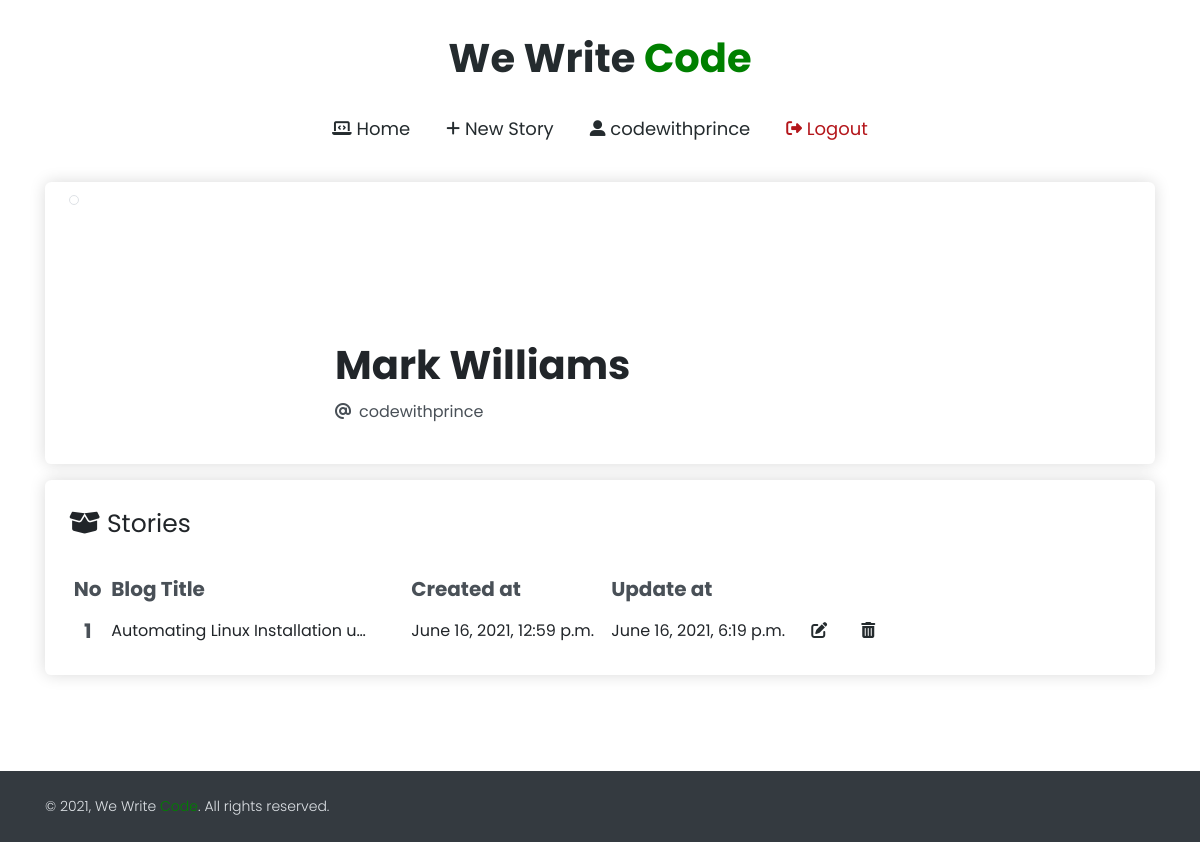
Before: /accounts/profile/ (signed in) with the older database file.
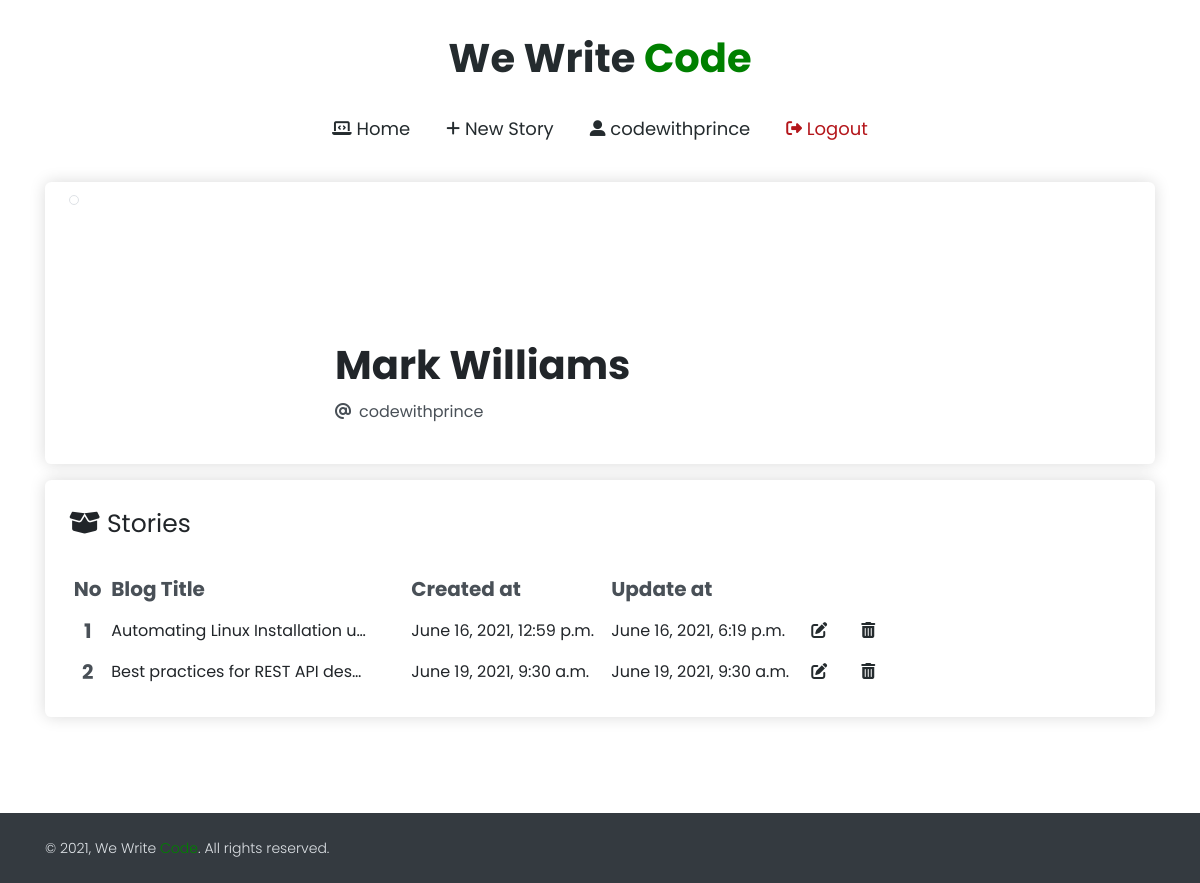
After: the same page with the newer database file.
### Home/models.py (models this page shows, shortened)
class BlogModel(models.Model):
    user = models.ForeignKey(User, blank=True, null=True, on_delete=models.CASCADE)
    title = models.CharField(max_length=1000)
    subtitle = models.CharField(max_length=1000, blank=True, null=True, default='')
    content = FroalaField()
    slug = models.SlugField(max_length=1000, null=True, blank=True)
    image = models.ImageField(upload_to="BlogImage")
    created_at = models.DateTimeField(auto_now_add=True)
    update_at = models.DateTimeField(auto_now=True)

### Accounts/views.py (the view)
# urls.py: path('profile/', profile_view, name="profile"),
@login_required(login_url='login_view')
def profile_view(request):
    data = {}
    try:
        blogs = BlogModel.objects.filter(user = request.user)
        data = {'all_blogs' : blogs}
    except Exception as e:
        print(e)
    return render(request, "accounts/profile.html",data)

### templates/accounts/profile.html
{% extends 'base.html' %}
{% load static %}
{% block content %}
<div class="container">
    <div class="bg-white shadow rounded overflow-hidden" >
        <div class="px-4 pt-0 pb-4 cover">
            <div class="media align-items-end profile-head">
                <div class="profile mr-3 profile-image mt-2">
                    <img class="rounded-circle mb-2 img-thumbnail" src="https://bootdey.com/img/Content/avatar/avatar1.png" alt="">
                </div>
                <div>
                    <h1>Mark Williams</h1>
                    <p class="text-gray-700 text-md"> <i class="fas fa-at mr-2"></i>{{request.user.username}}</p>
                </div>
            </div>
        </div>
    </div>
    <div class="mt-3 mb-6 bg-white shadow rounded overflow-hidden" >
        <div class="px-4 pt-0 pb-4 cover">
            <div class="mt-4 mb-4"><a class="atag" style="font-size: 25px;"><i class="fas fa-box-open"></i> Stories</a></div>
            <div class="table-responsive-lg">
                <table class="table-sm table-hover">
                    <thead class="text-gray-700 text-lg">
                        <tr>
                        <th scope="col"> No</th>
                        <th  style="width: 300px;" scope="col"> Blog Title</th>
                        <th  style=" width: 200px;"  scope="col"> Created at</th>
                        <th  style=" width: 200px;" scope="col"> Update at</th>
                        <th  style=" width: 50px;" scope="col"></th>
                        <th  style=" width: 50px;" scope="col"></th>
                        </tr>
                    </thead>
                    <tbody>
                        {% for blog in all_blogs %}
                        <tr>
                        <th class=" text-center text-gray-700 text-lg" scope="row">{{forloop.counter}}</th>
                        <td>{{blog.title|truncatechars:32}}</td>
                        <td>{{blog.created_at}}</td>
                        <td>{{blog.update_at}}</td>
                        <td>
                            <a id="confirm-update" href="{% url 'update_blog' blog.slug %}" class="fas fa-edit fa-md"></a>
                        </td>
                        <td>
                            <a id="confirm-delete" class="fas fa-trash-alt fa-md" href="{% url 'delete_blog' blog.id %}" ></a>
                        </td>
                        </tr>
                        {% endfor %}
                    </tbody>
                </table>
            </div>
        </div>
    </div>
</div>
{% endblock %}

### templates/base.html (shortened to what this page needs)
{% load static %}
<!DOCTYPE html>
<html lang="en">
<head>
    {% include 'includes/links.html'%}
   </head>
  <body>
    {% include 'includes/navbar.html' %}
    {% block content %}
    {% endblock %}
  {% include 'includes/footer.html' %}
  </body>
</html>

### templates/includes/links.html (shortened to what this page needs)
{% load static %}
<link rel="stylesheet" href="https://maxcdn.bootstrapcdn.com/bootstrap/4.0.0/css/bootstrap.min.css">
<link rel="stylesheet" href="{% static 'css/nouislider.css' %}">
<link rel="stylesheet" href="{% static 'css/swiper.min.css' %}">
<link rel="stylesheet" href="{% static 'css/magnific-popup.css' %}">
<link rel="stylesheet" href="{% static 'css/default.css' %}" id="theme-stylesheet">
<link rel="stylesheet" href="{% static 'css/custom.css' %}">

### templates/includes/scripts.html (shortened to what this page needs)
{% load static %}

### templates/includes/navbar.html
 {% load static %}
 <header id="header">
	<div class="header-logo">
		<a class="atag" href="/" style="text-decoration: none;"><h1 class="pointer"><span style="color: #242B2E;">We Write </span><span style="color: green;">Code</span></h1></a>
	</div>
	<nav id="navigation">
		{% if user.is_authenticated %}
        <a class="atag" href="/"> <i class="fas fa-laptop-code fa-sm"></i> Home</a>
        <a class="atag" href="{% url 'add_blog' %}"><i class="fas fa-plus fa-sm"></i> New Story</a>
        <a class="atag" href="{% url 'profile'%}"><i class="fas fa-user-alt fa-sm"></i>  {{request.user}}</a>
        <a class="atag" href="{% url 'logout_view' %}" style="color: #B4161B;"><i class="fas fa-sign-out-alt fa-sm"></i> Logout</a>
        {% else %}
        <a class="atag" href="/">Home</a>
        <a class="atag" href="{% url 'login_view' %}" style="color: green;"><i class="fas fa-sign-out-alt fa-sm"></i> Sign In</a>
        {% endif %}
	</nav>
</header>

### templates/includes/footer.html
<footer class="position-relative z-index-10 d-print-none">
	<div class="py-4 font-weight-light bg-gray-800 text-gray-300">
	  <div class="container">
	    <div class="row align-items-center">
	      <div class="col-md-6 text-center text-md-left">
	        <p class="text-sm mb-md-0">&copy; 2021, We Write <span style="color: green">Code</span>.  All rights reserved.</p>
	      </div>
	    </div>
	  </div>
	</div>
</footer>

### public/static/css/custom.css (style rules this page uses)
.pointer { cursor: pointer; }
a { text-decoration: none; }
header { display: flex; flex-direction: column; align-items: center; justify-content: center; flex-wrap: wrap; padding-top: 2rem; padding-bottom: 2rem; width: 100%; margin-left: auto; margin-right: auto; }
#navigation { margin-top: 1rem; color: #242B2E; display: flex; justify-content: center; flex-wrap: wrap; }
#navigation a { text-decoration: none; font-size: 1.125rem; display: inline-block; padding: .375em 1em; border-radius: 3px; color: inherit; }
.profile-image { width: 250px; height: 250px; }
#confirm-update { color:#242B2E; }
#confirm-delete { color: #242B2E; }

Changed rows visible on the page:
added BlogModel: title "Best practices for REST API des…", created_at "June 19, 2021, 9:30 a.m.", update_at "June 19, 2021, 9:30 a.m."
